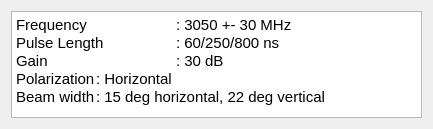
<?xml version="1.0" encoding="UTF-8"?>
<ui version="4.0">
 <class>DialogRadarSpec</class>
 <widget class="QDialog" name="DialogRadarSpec">
  <property name="geometry">
   <rect>
    <x>0</x>
    <y>0</y>
    <width>433</width>
    <height>129</height>
   </rect>
  </property>
  <property name="sizePolicy">
   <sizepolicy hsizetype="Fixed" vsizetype="Fixed">
    <horstretch>0</horstretch>
    <verstretch>0</verstretch>
   </sizepolicy>
  </property>
  <property name="minimumSize">
   <size>
    <width>432</width>
    <height>128</height>
   </size>
  </property>
  <property name="maximumSize">
   <size>
    <width>434</width>
    <height>130</height>
   </size>
  </property>
  <property name="windowTitle">
   <string>Radar Specification</string>
  </property>
  <layout class="QGridLayout" name="gridLayout">
   <item row="0" column="0">
    <widget class="QTextEdit" name="textEdit">
     <property name="readOnly">
      <bool>true</bool>
     </property>
     <property name="html">
      <string>&lt;!DOCTYPE HTML PUBLIC &quot;-//W3C//DTD HTML 4.0//EN&quot; &quot;http://www.w3.org/TR/REC-html40/strict.dtd&quot;&gt;
&lt;html&gt;&lt;head&gt;&lt;meta name=&quot;qrichtext&quot; content=&quot;1&quot; /&gt;&lt;style type=&quot;text/css&quot;&gt;
p, li { white-space: pre-wrap; }
&lt;/style&gt;&lt;/head&gt;&lt;body style=&quot; font-family:'Ubuntu'; font-size:11pt; font-weight:400; font-style:normal;&quot;&gt;
&lt;p style=&quot; margin-top:0px; margin-bottom:0px; margin-left:0px; margin-right:0px; -qt-block-indent:0; text-indent:0px;&quot;&gt;Frequency		: 3050 +- 30 MHz&lt;/p&gt;
&lt;p style=&quot; margin-top:0px; margin-bottom:0px; margin-left:0px; margin-right:0px; -qt-block-indent:0; text-indent:0px;&quot;&gt;Pulse Length	: 60/250/800 ns&lt;/p&gt;
&lt;p style=&quot; margin-top:0px; margin-bottom:0px; margin-left:0px; margin-right:0px; -qt-block-indent:0; text-indent:0px;&quot;&gt;Gain		: 30 dB&lt;/p&gt;
&lt;p style=&quot; margin-top:0px; margin-bottom:0px; margin-left:0px; margin-right:0px; -qt-block-indent:0; text-indent:0px;&quot;&gt;Polarization	: Horizontal&lt;/p&gt;
&lt;p style=&quot; margin-top:0px; margin-bottom:0px; margin-left:0px; margin-right:0px; -qt-block-indent:0; text-indent:0px;&quot;&gt;Beam width	: 15 deg horizontal, 22 deg vertical&lt;/p&gt;&lt;/body&gt;&lt;/html&gt;</string>
     </property>
    </widget>
   </item>
  </layout>
 </widget>
 <resources/>
 <connections/>
</ui>
